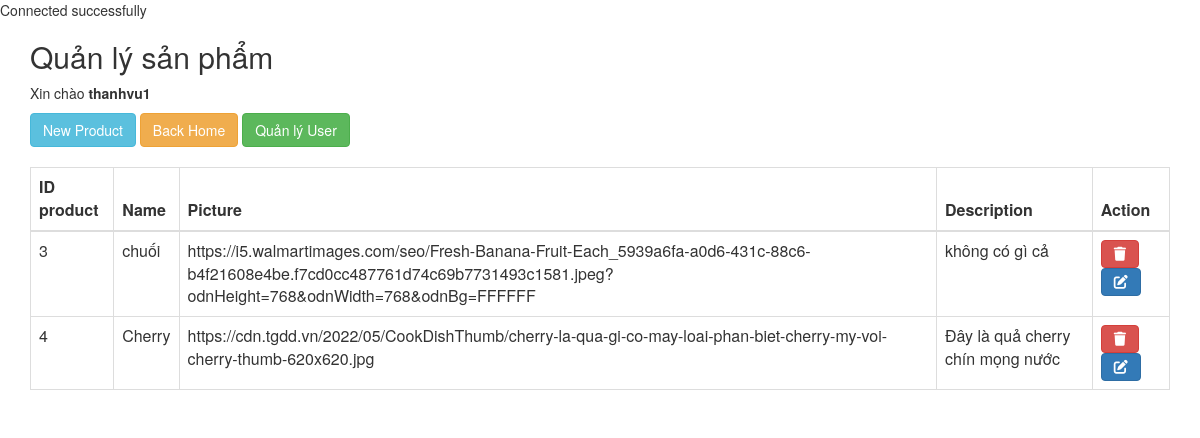
The app's page /product/admin.php (signed in) with its own data.
### tables this page shows
CREATE TABLE `product` (
  `id` int(11) NOT NULL,
  `name` varchar(255) NOT NULL,
  `picture` varchar(255) NOT NULL,
  `description` varchar(255) NOT NULL
);

### product/admin.php (the view, shortened to what this page needs)
<?php
require("../config.php");
?>
<!DOCTYPE html>
<html lang="en">
<head>
  <link rel="stylesheet" href="https://maxcdn.bootstrapcdn.com/bootstrap/3.4.1/css/bootstrap.min.css">
</head>
<body>
  <div class="container">
    <h2>Quản lý sản phẩm</h2>
    <?php
      if(isset($_SESSION['username'])) {
        echo "<p>Xin chào <b>" . $_SESSION['username'] ."</b></p>";
    }
    ?>
    <a class="btn btn-info themsp" href="addproduct.php">New Product</a>
    <a class="btn btn-warning themsp" href="../index.php">Back Home</a>
    <a class="btn btn-success themsp" href="../user/user.php">Quản lý User</a>
    <table class="table table-bordered">
      <thead>
        <tr>
          <th>ID product</th>
          <th>Name</th>
          <th>Picture</th>
          <th>Description</th>
          <th>Action</th>
        </tr>
      </thead>
      <tbody>
      <?php
     try {
          if (isset($connection)) {
              $query = "SELECT * FROM product";
              $statement = $connection->prepare($query);
              $statement->execute();
              $products = $statement->fetchAll(PDO::FETCH_ASSOC);
              foreach ($products as $product) {
                  ?>
                  <tr>
                    <td><?php echo $product['id'] ?></td>
                    <td><?php echo $product['name'] ?></td>
                    <td><?php echo $product['picture'] ?></td>
                    <td><?php echo $product['description'] ?></td>
                    <td>
                        <a href="delete.php?id=<?php echo $product['id']; ?>" class="btn btn-danger"><i class="fa-solid fa-trash"></i></a>
                        <a href="edit.php?id=<?php echo $product['id']; ?>" class="btn btn-primary"><i class="fa-solid fa-pen-to-square"></i></a>
                       </td>
                    </tr>
                  <?php
              }
          }
      } catch (\Exception $e) {
          echo "Lỗi: ". $e->getMessage();
      }
     ?>
      </tbody>
    </table>
  </div>
</body>
</html>

### product/admin.php (style rules this page uses)
.themsp { margin-bottom: 20px; }

### records on screen
product: id "3", name "chuối", picture "https://i5.walmartimages.com/seo/Fresh-Banana-Fruit-Each_5939a6fa-a0d6-431c-88c6-b4f21608e4be.f7cd0cc487761d74c69b7731493c1581.jpeg?odnHeight=768&odnWidth=768&odnBg=FFFFFF", description "không có gì cả"
product: id "4", name "Cherry", picture "https://cdn.tgdd.vn/2022/05/CookDishThumb/cherry-la-qua-gi-co-may-loai-phan-biet-cherry-my-voi-cherry-thumb-620x620.jpg", description "Đây là quả cherry chín mọng nước"

### other values on screen
$_SESSION['username'] "thanhvu1"
